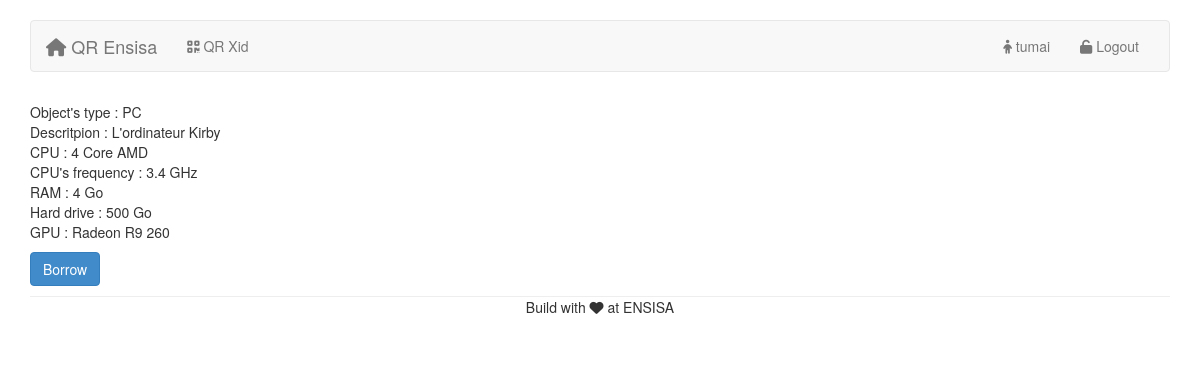
The page /object.php?id=1 (signed in) on the database its author committed.
### tables this page shows
CREATE TABLE IF NOT EXISTS `object` (
  `id` int(11) NOT NULL AUTO_INCREMENT,
  `name` varchar(256) NOT NULL,
  `description` mediumtext,
  `type` varchar(128) NOT NULL,
  `borrowed` tinyint(1) NOT NULL,
  `lenght` int(11) DEFAULT NULL,
  `number_port` int(11) NOT NULL,
  `cpu` varchar(512) NOT NULL,
  `frequence` float NOT NULL,
  `ram` int(11) NOT NULL,
  `hard_drive` int(11) NOT NULL,
  `gpu` varchar(512) NOT NULL,
  PRIMARY KEY (`id`)
);

### includes/object/description.php (the view, shortened to what this page needs)
<?php
	$req = $connect->prepare('SELECT * FROM object WHERE id = ?');
	$req->execute(array($_GET['id']));
	while ($resultat = $req->fetch()) {
	    if($resultat['type']=='PC'){ ?>
            <p>
            Object's type : <?php echo $resultat['type']; ?><br />
	        Descritpion : <?php echo $resultat['description']; ?><br />
	        CPU : <?php echo $resultat['cpu']; ?> <br />
	        CPU's frequency : <?php echo $resultat['frequence']; ?> GHz<br />
	        RAM : <?php echo $resultat['ram']; ?> Go<br />
	        Hard drive : <?php echo $resultat['hard_drive']; ?> Go<br />
	        GPU : <?php echo $resultat['gpu']; ?><br />
           </p>
<?php   }
	    if($resultat['type']=='cable ethernet'){ ?>
<?php	}
    }
?>

### css/projet.css (style rules this page uses)
body { padding-top: 20px; padding-bottom: 20px; }

### rows shown on the page
object: type "PC", description "L'ordinateur Kirby", cpu "4 Core AMD", frequence "3.4", ram "4", hard_drive "500", gpu "Radeon R9 260"

### other values the page prints
$_SESSION['pseudo'] "tumai"
